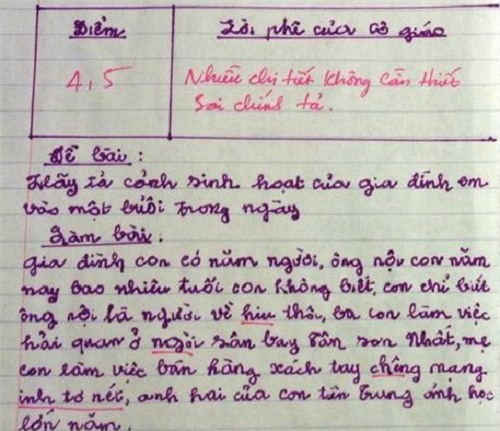
#> input picture anhchuaxuly/nhung-bai-van-ta-thuc-cua-tre-tieu-hoc-khien-giao-vien-can-loi_3.jpg, 500 x 431 px, found by its file name
$ jupyter execute --allow-errors gemini_ocr.ipynb   (shell and % lines are left out)
#> lines starting #> are read from the running program, lines starting #| are printed output that depends on the picture
[cell 1]
from google import genai
from google.genai import types

[cell 2]
from google.colab import files

uploaded = files.upload()
#> the answer given: nhung-bai-van-ta-thuc-cua-tre-tieu-hoc-khien-giao-vien-can-loi_3.jpg

# Bạn có thể sử dụng tên tệp sau khi tải lên
image_filename = list(uploaded.keys())[0]

Random nhiều key APi

[cell 3]
import os
from google import genai
from itertools import cycle

# 1. Danh sách 5 API Key của bạn (thay thế bằng key thật của bạn)
api_keys = [
    'AIzaSyCLdPF3F0Fri0ejHAYmAWT6Tfst6TV4UZ0',
    'AIzaSyBXCXfkO5xB3dsinQ6M66IZ4Pxr3amliqo',
    'AIzaSyBoAEdm4s1iWUlz29Yi_nGgEULA6V-CxFY',
  ]

# Tạo một "vòng xoay" Key liên tục
key_pool = cycle(api_keys)

# 2. Đọc dữ liệu ảnh (giữ nguyên phần này của bạn)
with open(image_filename, 'rb') as f:
    image_bytes = f.read()

# 3. Hàm khởi tạo Client mới mỗi khi gọi (tự động đổi sang Key tiếp theo)
def get_ready_client():
    current_key = next(key_pool)
    print(f"--- Đã đổi sang API Key: {current_key[:10]}... ---")
    return genai.Client(api_key=current_key)

# --- CÁCH SỬ DỤNG ---

# Mỗi khi bạn muốn thực hiện một yêu cầu mới, hãy gọi hàm này:
#> (the rest of this cell did not finish here and is left out)

Xài 1 key API

[cell 4]
with open(image_filename, 'rb') as f:
    image_bytes = f.read()
import os

# Set the API key as an environment variable for the session
os.environ['GEMINI_API_KEY'] = 'AIzaSyCLdPF3F0Fri0ejHAYmAWT6Tfst6TV4UZ0'

# Initialize the client without explicitly passing the API key
#> (the rest of this cell did not finish here and is left out)

#> (a cell that did not finish here is left out)

#> (a cell that did not finish here is left out)

[cell 7]
import json
from PIL import Image, ImageDraw, ImageFont
import matplotlib.pyplot as plt

# Dữ liệu từ người dùng
user_data = [
  {"vi_tri_tu_sai": 26, "tu_sai": "hiu", "tu_sua_lai": "hưu", "tọa độ": "238, 253, 42, 22", "cach_sua": "Con nên thay vần 'iu' bằng vần 'ưu' để viết đúng từ 'về hưu' nhé."},
  {"vi_tri_tu_sai": 35, "tu_sai": "ngồi", "tu_sua_lai": "ngoài", "tọa độ": "152, 288, 56, 22", "cach_sua": "Con đang nói về vị trí 'bên ngoài', nên mình dùng vần 'oai' thay vì 'ồi' con nhé."},
  {"vi_tri_tu_sai": 49, "tu_sai": "chêng", "tu_sua_lai": "trên", "tọa độ": "372, 323, 70, 22", "cach_sua": "Từ đúng là 'trên', con chú ý phân biệt âm đầu 'tr' với 'ch' và nhớ thêm chữ 'n' ở cuối nhé."},
  {"vi_tri_tu_sai": 51, "tu_sai": "inh tơ nét", "tu_sua_lai": "Internet", "tọa độ": "18, 358, 120, 25", "cach_sua": "Đây là từ mượn từ tiếng Anh, con nên viết là 'Internet' hoặc dùng từ 'mạng' cho đúng văn viết."}
]

image_path = "/content/nhung-bai-van-ta-thuc-cua-tre-tieu-hoc-khien-giao-vien-can-loi_3.jpg"
img = Image.open(image_path).convert("RGB")
#> img is the input picture: PIL image 500x431 RGB; mean R, G, B 187.4, 179, 177.6
w_img, h_img = img.size
#> w_img = 500; h_img = 431
draw = ImageDraw.Draw(img)

try:
    font = ImageFont.truetype("/usr/share/fonts/truetype/liberation/LiberationSans-Bold.ttf", 14)
    font_sm = ImageFont.truetype("/usr/share/fonts/truetype/liberation/LiberationSans-Regular.ttf", 11)
except:
    font = ImageFont.load_default()
    font_sm = ImageFont.load_default()

for item in user_data:
    # Thông thường Gemini trả về [ymin, xmin, ymax, xmax] hoặc [x, y, w, h] tùy prompt
    # Dựa trên dữ liệu: "238, 253, 42, 22" -> x, y, w, h có vẻ hợp lý hơn
    coords = [int(c.strip()) for c in item["tọa độ"].split(",")]

    # Thử nghiệm lại mapping: x=coords[0], y=coords[1], w=coords[2], h=coords[3]
    x_px = int(coords[0] * w_img / 1000)
    y_px = int(coords[1] * h_img / 1000)
    w_px = int(coords[2] * w_img / 1000)
    h_px = int(coords[3] * h_img / 1000)

    # Vẽ khung lỗi
    draw.rectangle([x_px, y_px, x_px + w_px, y_px + h_px], outline="red", width=2)

    # Vẽ nền cho text để dễ đọc
    label = f"Sửa: {item['tu_sua_lai']}"
    explanation = item['cach_sua']

    # Hiển thị text ngay cạnh ô lỗi
    draw.text((x_px, y_px - 15), label, fill="green", font=font)
    draw.text((x_px, y_px + h_px + 2), explanation, fill="blue", font=font_sm)

plt.figure(figsize=(15, 15))
plt.imshow(img)
plt.axis("off")
plt.show()
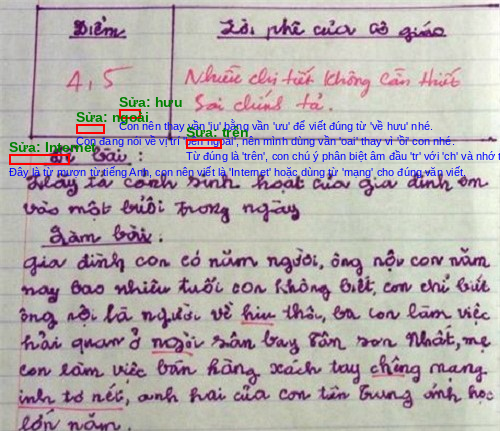
#> shown: shape (431, 500, 3); mean R, G, B 184, 175.4, 177.1


$ run again, with anhchuaxuly/nhung-bai-van-ta-thuc-cua-tre-tieu-hoc-khien-giao-vien-can-loi_2.jpg copied over anhchuaxuly/nhung-bai-van-ta-thuc-cua-tre-tieu-hoc-khien-giao-vien-can-loi_3.jpg
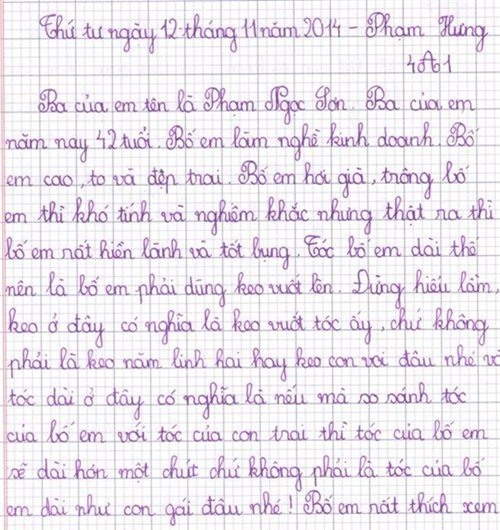
#> input picture anhchuaxuly/nhung-bai-van-ta-thuc-cua-tre-tieu-hoc-khien-giao-vien-can-loi_2.jpg, 500 x 530 px, found by its file name
#> img is the input picture: PIL image 500x530 RGB; mean R, G, B 235.3, 229.1, 236.7
#> `plt.show()`:
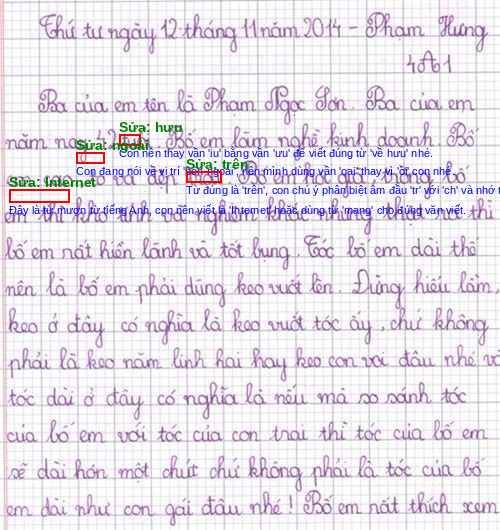
#> shown: shape (530, 500, 3); mean R, G, B 231.8, 225.5, 235.4

$ run again, with anhchuaxuly/nhung-bai-van-ta-thuc-cua-tre-tieu-hoc-khien-giao-vien-can-loi_4.jpg copied over anhchuaxuly/nhung-bai-van-ta-thuc-cua-tre-tieu-hoc-khien-giao-vien-can-loi_3.jpg
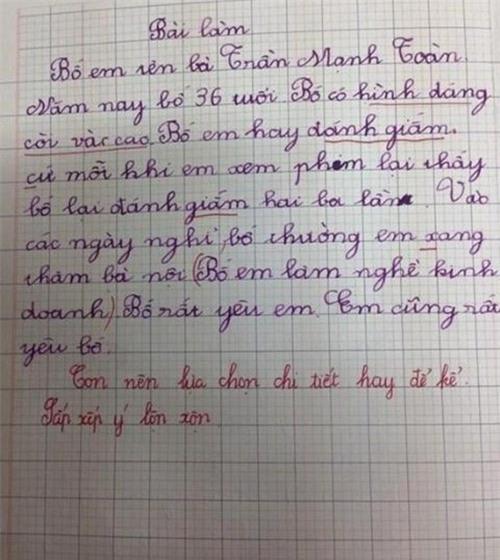
#> input picture anhchuaxuly/nhung-bai-van-ta-thuc-cua-tre-tieu-hoc-khien-giao-vien-can-loi_4.jpg, 500 x 560 px, found by its file name
#> img is the input picture: PIL image 500x560 RGB; mean R, G, B 161.8, 155.3, 155.9
#> `plt.show()`:
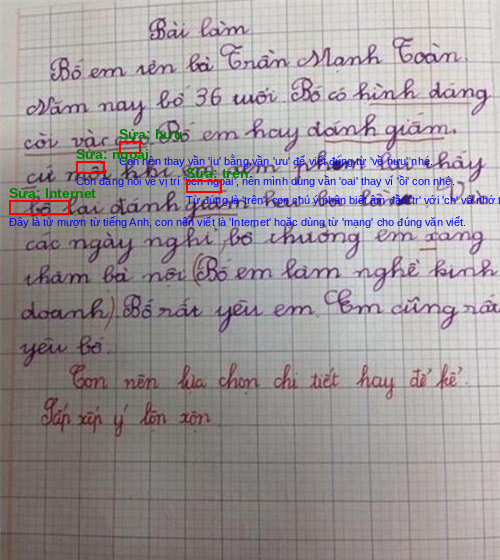
#> shown: shape (560, 500, 3); mean R, G, B 159.7, 153.1, 155.9
